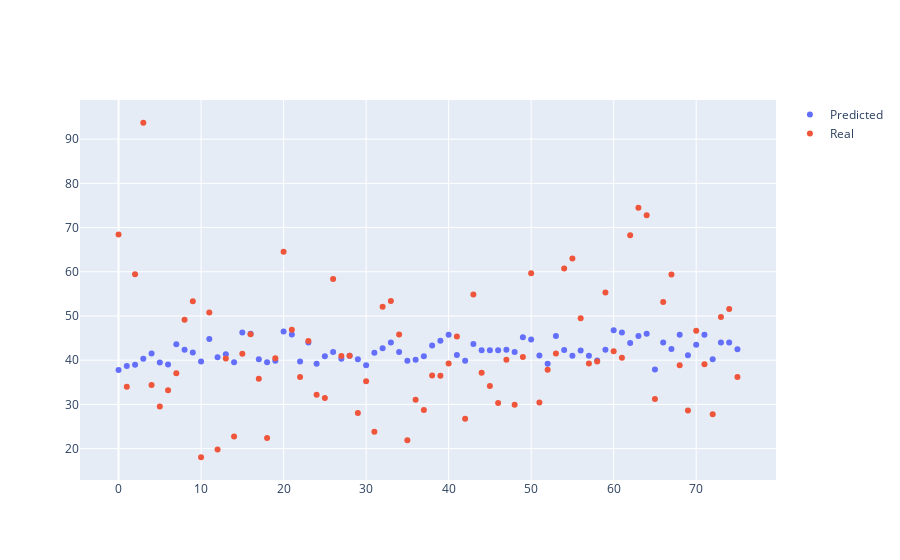

The notebook cell this image was saved under:
### Code cell
pred = np.dot(x, w)
repred = pred * (max(df["rating"]) - min(df["rating"])) + min(df["rating"])

fig = make_subplots(rows = 1, cols = 1)
fig.add_trace(go.Scatter(x = [i for i in range(len(repred))], y = repred, mode = "markers", name = "Predicted"), row = 1, col = 1)
fig.add_trace(go.Scatter(x = [i for i in range(len(repred))], y = df["rating"], mode = "markers", name = "Real"), row = 1, col = 1)
fig.show()

sum(abs(repred - df["rating"]))/len(repred)
